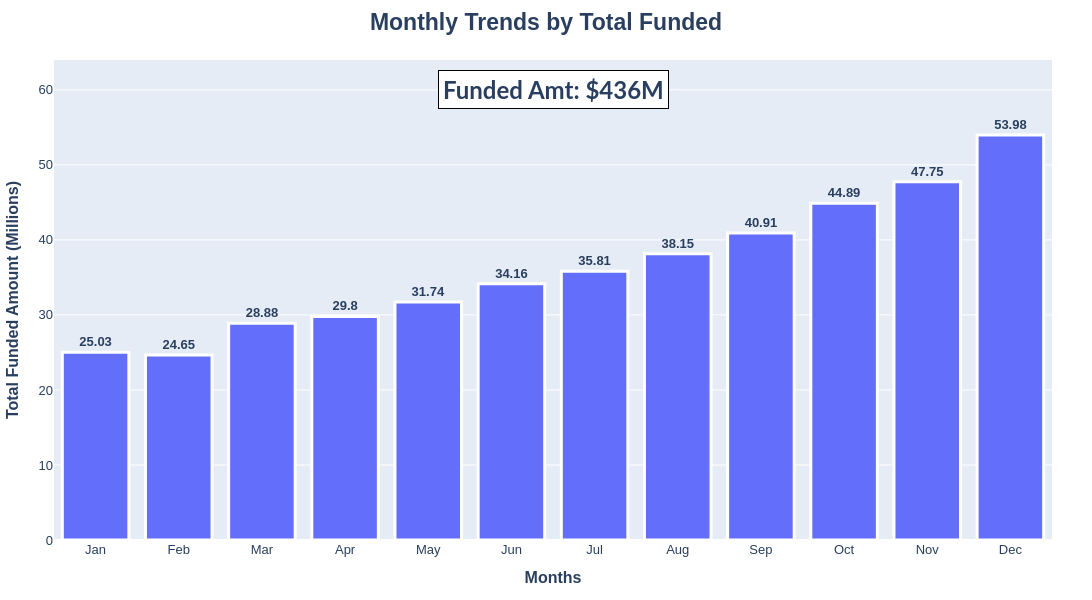

Notebook cell for this chart:
### Markdown cell above
### Monthly Trends by Issue Date for Total Funded

### Code cell
monthly_funded = (
    df.sort_values('issue_date')
    .assign(month_name = lambda x: x['issue_date'].dt.strftime('%b'))
    .groupby('month_name', sort=False)['loan_amount']
    .sum()
    .reset_index(name='funded_amount')
)

# convert to millions with 2 decimals
monthly_funded['funded_amount_millions'] = monthly_funded['funded_amount'] / 1_000_000

# total funded amount
total_funded_amt_millions = '$' + str(int(round(monthly_funded['funded_amount_millions'].sum(), 0))) + 'M' 

# plot
fig = px.bar(
    monthly_funded,
    x='month_name',
    y='funded_amount_millions',
    title='<b>Monthly Trends by Total Funded</b>',
    height=600,
    width=1400,
    text=monthly_funded['funded_amount_millions'].round(2))

# update layout
fig.update_layout(
    title_font_size=23,
    title_x=0.5,
    xaxis_title='<b>Months</b>',
    yaxis_title='<b>Total Funded Amount (Millions)</b>',
    font=dict(size=13, family='Arial'),
    margin=dict(l=40, r=40, t=60, b=60),
    annotations=[dict(
        text=f'Funded Amt: {total_funded_amt_millions}',
        x=0.5, y=0.98,
        showarrow=False,
        xref='paper', yref='paper',
        bgcolor='white', bordercolor='black',
        borderpad=4,
        font=dict(size=24, family='Lato', weight='bold')
    )]
)

# update traces
fig.update_traces(
    textposition='outside',
    textfont_size=13,
    textfont_weight='bold',
    hovertemplate='%{x}: %{y:.0f}M',   
    marker=dict(line=dict(color='white', width=3))
)

# update yaxes
fig.update_yaxes(range=[0, monthly_funded['funded_amount_millions'].max() + 10])

fig.show()

### Figure 1 — Plotly figure (JSON) as saved in the notebook; plotly's stock layout.template omitted (floating-point values rounded to 4 significant figures)
{"data": [{"hovertemplate": "%{x}: %{y:.0f}M", "legendgroup": "", "marker": {"color": "#636efa", "line": {"color": "white", "width": 3}, "pattern": {"shape": ""}}, "name": "", "orientation": "v", "showlegend": false, "text": [25.03, 24.65, 28.88, 29.8, 31.74, 34.16, 35.81, 38.15, 40.91, 44.89, 47.75, 53.98], "textfont": {"size": 13, "weight": "bold"}, "textposition": "outside", "type": "bar", "x": ["Jan", "Feb", "Mar", "Apr", "May", "Jun", "Jul", "Aug", "Sep", "Oct", "Nov", "Dec"], "xaxis": "x", "y": [25.03, 24.65, 28.88, 29.8, 31.74, 34.16, 35.81, 38.15, 40.91, 44.89, 47.75, 53.98], "yaxis": "y"}], "layout": {"annotations": [{"bgcolor": "white", "bordercolor": "black", "borderpad": 4, "font": {"family": "Lato", "size": 24, "weight": "bold"}, "showarrow": false, "text": "Funded Amt: $436M", "x": 0.5, "xref": "paper", "y": 0.98, "yref": "paper"}], "barmode": "relative", "font": {"family": "Arial", "size": 13}, "height": 600, "legend": {"tracegroupgap": 0}, "margin": {"b": 60, "l": 40, "r": 40, "t": 60}, "title": {"font": {"size": 23}, "text": "<b>Monthly Trends by Total Funded</b>", "x": 0.5}, "width": 1400, "xaxis": {"anchor": "y", "domain": [0, 1], "title": {"text": "<b>Months</b>"}}, "yaxis": {"anchor": "x", "domain": [0, 1], "range": [0, 63.98], "title": {"text": "<b>Total Funded Amount (Millions)</b>"}}}}
